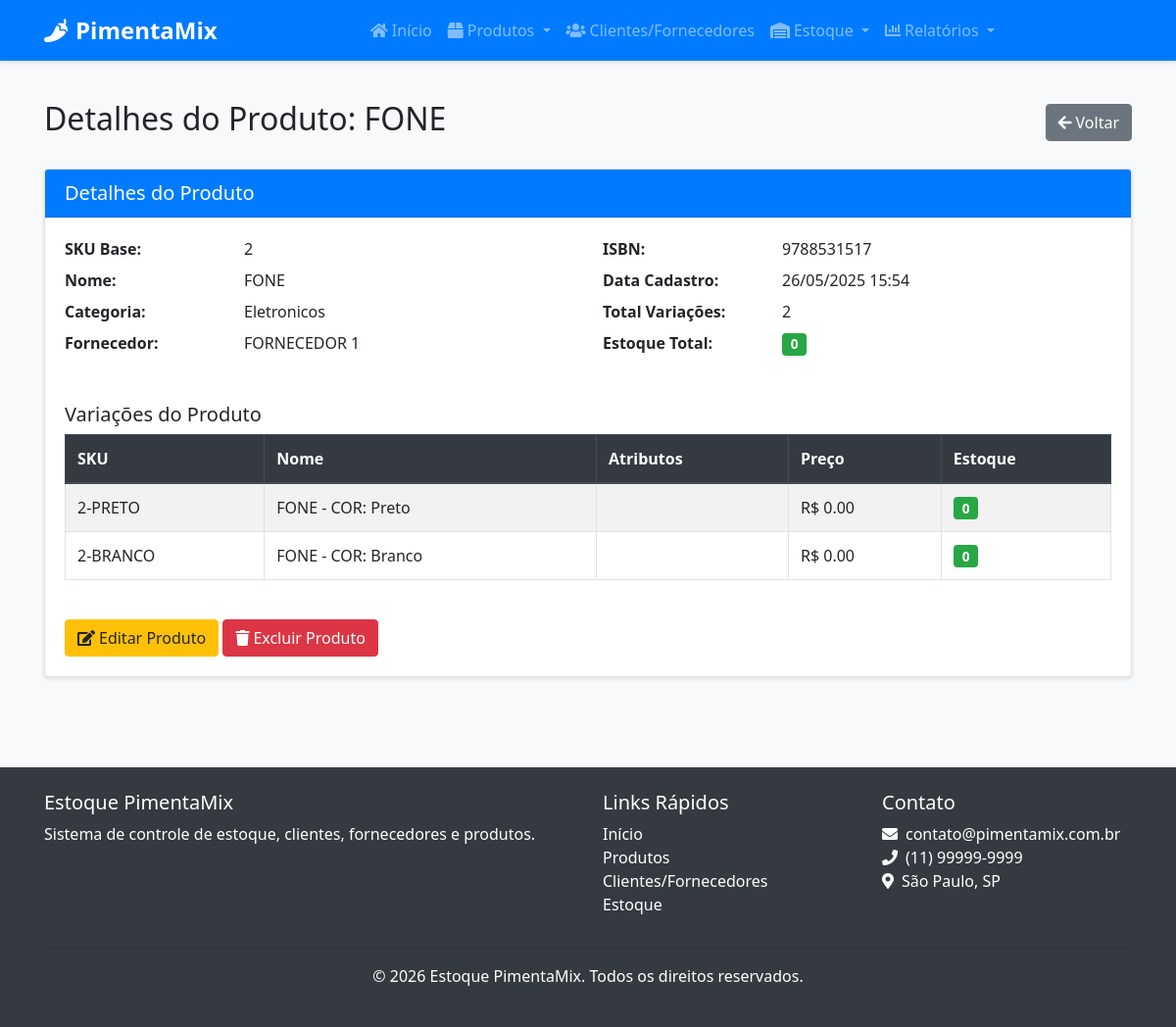
/produtos/detalhes/2, run on the app's committed database.
### src/models/produto.py (models this page shows, shortened)
class Produto(db.Model):
    __tablename__ = 'produto'
    id = db.Column(db.Integer, primary_key=True)
    nome = db.Column(db.String(100), nullable=False)
    descricao = db.Column(db.Text, nullable=True)
    sku_base = db.Column(db.String(50), nullable=True, unique=True)
    isbn = db.Column(db.String(20), nullable=True)
    categoria_id = db.Column(db.Integer, db.ForeignKey('categoria.id'), nullable=False)
    fornecedor_id = db.Column(db.Integer, db.ForeignKey('cliente_fornecedor.id'), nullable=True)
    data_cadastro = db.Column(db.DateTime, default=datetime.utcnow)
    variacoes = db.relationship('ProdutoVariacao', backref='produto', lazy=True, cascade="all, delete-orphan")
    def estoque_baixo(self):
        for variacao in self.variacoes:
            if variacao.estoque_baixo():
                return True
        return False
    def estoque_total(self):
        return sum(variacao.quantidade_atual for variacao in self.variacoes)

class ProdutoVariacao(db.Model):
    __tablename__ = 'produto_variacao'
    id = db.Column(db.Integer, primary_key=True)
    produto_id = db.Column(db.Integer, db.ForeignKey('produto.id'), nullable=False)
    nome = db.Column(db.String(100), nullable=False)
    sku = db.Column(db.String(50), nullable=False, unique=True)
    preco_venda = db.Column(db.Float, nullable=False)
    quantidade_atual = db.Column(db.Integer, default=0)
    estoque_minimo = db.Column(db.Integer, default=5)
    eh_padrao = db.Column(db.Boolean, default=False)  # Novo campo para identificar variação padrão
    atributos_valores = db.relationship('AtributoValor', secondary=produto_variacao_atributo_valor,
                                       backref=db.backref('variacoes', lazy=True))
    entradas = db.relationship('EntradaEstoque', backref='variacao', lazy=True)
    saidas = db.relationship('SaidaEstoque', backref='variacao', lazy=True)
    def estoque_baixo(self):
        return self.quantidade_atual < self.estoque_minimo

### src/models/categoria.py (models this page shows, shortened)
class Categoria(db.Model):
    __tablename__ = 'categoria'
    id = db.Column(db.Integer, primary_key=True)
    nome = db.Column(db.String(100), nullable=False, unique=True)
    descricao = db.Column(db.Text, nullable=True)
    produtos = db.relationship('Produto', backref='categoria', lazy=True)

### src/models/cliente_fornecedor.py (models this page shows, shortened)
class ClienteFornecedor(db.Model):
    __tablename__ = 'cliente_fornecedor'
    id = db.Column(db.Integer, primary_key=True)
    nome = db.Column(db.String(100), nullable=False)
    razao_social = db.Column(db.String(100), nullable=True)
    nome_fantasia = db.Column(db.String(100), nullable=True)
    cpf_cnpj = db.Column(db.String(20), nullable=True, unique=True)
    email = db.Column(db.String(100), nullable=False)
    telefone = db.Column(db.String(20), nullable=False)
    endereco = db.Column(db.Text, nullable=True)
    observacoes = db.Column(db.Text, nullable=True)
    eh_cliente = db.Column(db.Boolean, default=False)
    eh_fornecedor = db.Column(db.Boolean, default=False)
    data_cadastro = db.Column(db.DateTime, default=datetime.utcnow)
    responsaveis = db.relationship('Responsavel', backref='cliente_fornecedor', lazy=True, cascade="all, delete-orphan")
    contatos = db.relationship('Contato', backref='cliente_fornecedor', lazy=True, cascade="all, delete-orphan")
    produtos_fornecidos = db.relationship('Produto', backref='fornecedor', lazy=True)
    entradas_estoque = db.relationship('EntradaEstoque', backref='fornecedor', lazy=True)
    saidas_estoque = db.relationship('SaidaEstoque', backref='cliente', lazy=True)

### src/routes/produto.py (the view)
@produto_bp.route("/detalhes/<int:id>")
def detalhes(id):
    produto = Produto.query.get_or_404(id)
    return render_template("produto/detalhes.html", produto=produto, titulo=f"Detalhes do Produto: {produto.nome}")

### src/templates/produto/detalhes.html (shortened to what this page needs)
{% extends "base.html" %}
{% block content %}
<div class="container">
    <div class="d-flex justify-content-between align-items-center mb-4">
        <h2>{{ titulo }}</h2>
        <a href="{{ url_for('produto.listar') }}" class="btn btn-secondary">
            <i class="fas fa-arrow-left mr-1"></i>Voltar
        </a>
    </div>
    <div class="card">
        <div class="card-header bg-primary text-white">
            <h5 class="mb-0">Detalhes do Produto</h5>
        </div>
        <div class="card-body">
            <div class="row">
                <div class="col-md-6">
                    <dl class="row">
                        <dt class="col-sm-4">SKU Base:</dt>
                        <dd class="col-sm-8">{{ produto.sku_base }}</dd>
                        <dt class="col-sm-4">Nome:</dt>
                        <dd class="col-sm-8">{{ produto.nome }}</dd>
                        <dt class="col-sm-4">Categoria:</dt>
                        <dd class="col-sm-8">{{ produto.categoria.nome if produto.categoria else '-' }}</dd>
                        <dt class="col-sm-4">Fornecedor:</dt>
                        <dd class="col-sm-8">{{ produto.fornecedor.nome if produto.fornecedor else '-' }}</dd>
                    </dl>
                </div>
                <div class="col-md-6">
                    <dl class="row">
                        <dt class="col-sm-4">ISBN:</dt>
                        <dd class="col-sm-8">{{ produto.isbn if produto.isbn else '-' }}</dd>
                        <dt class="col-sm-4">Data Cadastro:</dt>
                        <dd class="col-sm-8">{{ produto.data_cadastro.strftime('%d/%m/%Y %H:%M') }}</dd>
                        <dt class="col-sm-4">Total Variações:</dt>
                        <dd class="col-sm-8">{{ produto.variacoes|length }}</dd>
                        <dt class="col-sm-4">Estoque Total:</dt>
                        <dd class="col-sm-8">
                            <span class="badge {% if produto.estoque_baixo() %}badge-danger{% else %}badge-success{% endif %}">
                                {{ produto.estoque_total() }}
                            </span>
                        </dd>
                    </dl>
                </div>
            </div>
            <div class="row mt-4">
                <div class="col-12">
                    <h5>Variações do Produto</h5>
                    {% if produto.variacoes %}
                        <div class="table-responsive">
                            <table class="table table-striped table-bordered">
                                <thead class="thead-dark">
                                    <tr>
                                        <th>SKU</th>
                                        <th>Nome</th>
                                        <th>Atributos</th>
                                        <th>Preço</th>
                                        <th>Estoque</th>
                                    </tr>
                                </thead>
                                <tbody>
                                    {% for variacao in produto.variacoes %}
                                        <tr>
                                            <td>{{ variacao.sku }}</td>
                                            <td>{{ variacao.nome }}</td>
                                            <td>{{ variacao.atributos_formatados }}</td>
                                            <td>R$ {{ "%.2f"|format(variacao.preco_venda) }}</td>
                                            <td>
                                                <span class="badge {% if variacao.estoque_baixo() %}badge-danger{% else %}badge-success{% endif %}">
                                                    {{ variacao.quantidade_atual }}
                                                </span>
                                            </td>
                                        </tr>
                                    {% endfor %}
                                </tbody>
                            </table>
                        </div>
                    {% else %}
                        <div class="alert alert-info">
                            Nenhuma variação cadastrada para este produto.
                        </div>
                    {% endif %}
                </div>
            </div>
            <div class="row mt-4">
                <div class="col-12">
                    <a href="{{ url_for('produto.editar', id=produto.id) }}" class="btn btn-warning">
                        <i class="fas fa-edit mr-1"></i>Editar Produto
                    </a>
                    <button type="button" class="btn btn-danger" data-toggle="modal" data-target="#modalConfirmacao">
                        <i class="fas fa-trash mr-1"></i>Excluir Produto
                    </button>
                </div>
            </div>
        </div>
    </div>
</div>
{% endblock %}

### src/static/css/style.css (style rules this page uses)
body { font-family: 'Segoe UI', Tahoma, Geneva, Verdana, sans-serif; background-color: #f8f9fa; }
.card { box-shadow: 0 2px 4px rgba(0, 0, 0, 0.1); transition: all 0.3s ease; margin-bottom: 20px; }
.card-header { font-weight: bold; }
.btn i { margin-right: 5px; }
.table thead th { background-color: #343a40; color: white; border-color: #454d55; }
.table-striped tbody tr:nth-of-type(odd) { background-color: rgba(0, 0, 0, 0.05); }
.badge { font-size: 85%; font-weight: 600; padding: 0.35em 0.65em; }

### data on the page
Produto: sku_base "2", nome "FONE", isbn "9788531517", data_cadastro "26/05/2025 15:54"
Categoria: categoria "Eletronicos"
ClienteFornecedor: fornecedor "FORNECEDOR 1"
ProdutoVariacao: estoque_total "0", sku "2-PRETO", nome "FONE - COR: Preto", preco_venda "0.00", quantidade_atual "0"
ProdutoVariacao: sku "2-BRANCO", nome "FONE - COR: Branco", preco_venda "0.00", quantidade_atual "0"

### other printed values
{{ titulo }} "Detalhes do Produto: FONE"
{{ produto.variacoes|length }} "2"
